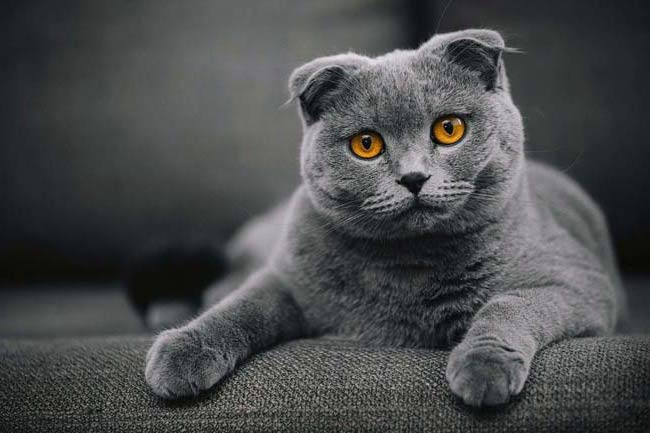
#> input picture 5.TemplateMatching/imgs/cat.jpg, 650 x 433 px, found by its file name
$ python TemplateMatching.py
#> lines starting #> are read from the running program, lines starting #| are printed output that depends on the picture
"""
* Match method is a method to search and find the position of a template image in a larger image
* we shift the template image over the master image and compare the area occupied by the template
image and the template image on the master image
* A comparison is made of how similar the matchup is at each location
"""

import cv2
import matplotlib.pyplot as plt

pathCat = "D:\\Githubbb\\4.ObjectDetection\\5.TemplateMatching\\imgs\\cat.jpg"
pathCatFace = "D:\\Githubbb\\4.ObjectDetection\\5.TemplateMatching\\imgs\\cat_face.jpg"

# Transfer in
imgCat = cv2.imread(pathCat, 0)
#> imgCat: shape (433, 650); min 0, max 232, mean 74.7
print(imgCat.shape)
#| (433, 650)
plt.figure(), plt.imshow(imgCat, cmap="gray"), plt.axis("off"), plt.title("Original")

imgCatFace = cv2.imread(pathCatFace, 0)
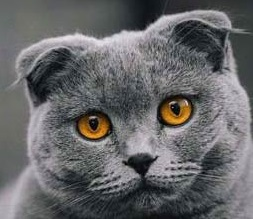
#> input picture 5.TemplateMatching/imgs/cat_face.jpg, 253 x 219 px, found by its file name
#> imgCatFace: shape (219, 253); min 0, max 232, mean 102.7
(h, w) = imgCatFace.shape  # attention here !! it is not(w, h) it is (h, w)
#> h = 219; w = 253
print(imgCatFace.shape)
#| (219, 253)
plt.figure(), plt.imshow(imgCatFace, cmap="gray"), plt.axis("off"), plt.title("Template")

# Matchup
methods = ['cv2.TM_CCOEFF', 'cv2.TM_CCOEFF_NORMED', 'cv2.TM_CCORR',
           'cv2.TM_CCORR_NORMED', 'cv2.TM_SQDIFF', 'cv2.TM_SQDIFF_NORMED']

for meth in methods:
    method = eval(meth)  # Convert strings to a function

    res = cv2.matchTemplate(imgCat, imgCatFace, method)
    print(meth, " : ", res.shape)

    min_val, max_val, min_loc, max_loc = cv2.minMaxLoc(res)

    if method in [cv2.TM_SQDIFF, cv2.TM_SQDIFF_NORMED]:
        top_left = min_loc
    else:
        top_left = max_loc

    bottom_right = (top_left[0] + w, top_left[1] + h)

    cv2.rectangle(imgCat, top_left, bottom_right, 255, 2)

    plt.figure()
    plt.subplot(1, 2, 1), plt.imshow(res, cmap="gray"), plt.axis("off")
    plt.subplot(1, 2, 2), plt.imshow(imgCat, cmap="gray"), plt.axis("off")
    plt.suptitle("method : {}".format(meth))
#> this loop made 6 passes
#> (min_val, max_val, min_loc, max_loc) on passes 1 to 6: (-23226422, 111217472, (201, 161), (273, 19)), (-0.189, 0.837, (0, 128), (273, 19)), (305847328, 713471424, (0, 121), (273, 19)), (0.752, 0.972, (397, 11), (273, 19)), (43358080, 312288896, (273, 19), (0, 128)), (0.0591, 0.782, (273, 19), (0, 124))
#> pass 1, `res = cv2.matchTemplate(imgCat, imgCatFace, method)`:
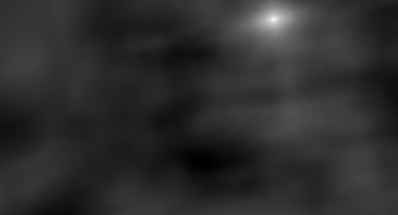
#> res: shape (215, 398) float32; min -23226422, max 111217472, mean 843652.8; drawn with min black and max white
#> pass 3, `res = cv2.matchTemplate(imgCat, imgCatFace, method)`:
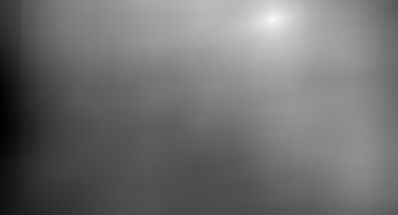
#> res: shape (215, 398) float32; min 305847328, max 713471424, mean 485288512; drawn with min black and max white
#> after the loop:
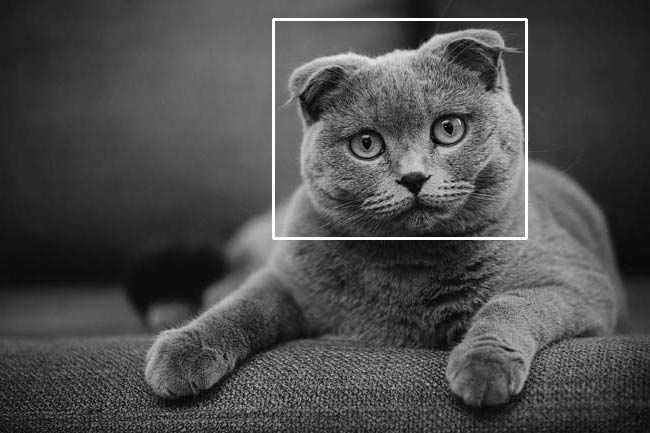
#> imgCat: shape (433, 650); min 0, max 255, mean 76.4
#> after the loop:
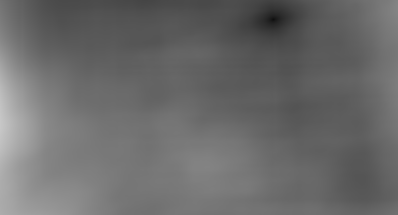
#> res: shape (215, 398) float32; min 0.0591, max 0.782, mean 0.42

plt.show()
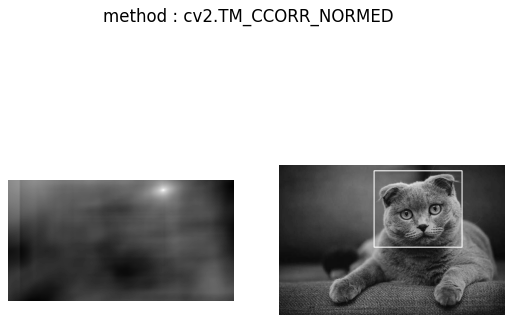
#> figure drawn by matplotlib, 2 panels
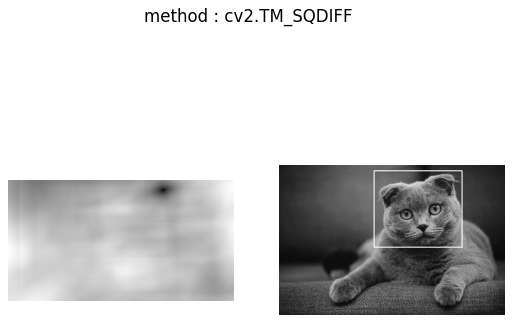
#> figure drawn by matplotlib, 2 panels
